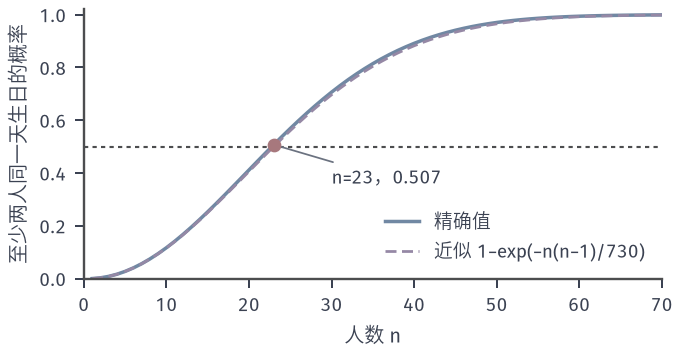

The script that drew this image:
"""Birthday problem: P(at least two of n people share a birthday) with 365
equally likely days, exact 1 - P(365,n)/365^n, and the approximation
1 - exp(-n(n-1)/730)."""
from pathlib import Path
import sys
ROOT = next(p for p in Path(__file__).resolve().parents if (p/"build.sh").is_file() and (p/"tex/book.tex").is_file())
sys.path.insert(0, str(ROOT/"figures/00-shared/mathematical-preliminaries-upper/00-shared/comprehension-figures"))
from support import figure, save, BLUE, GREEN, YELLOW, RED, PURPLE, INK, MUTED, GRID, BLUE_FILL, GREEN_FILL, YELLOW_FILL, RED_FILL, PURPLE_FILL
import numpy as np

def tidy(ax):
    for sp in ("left", "bottom"):
        ax.spines[sp].set_linewidth(0.95)

n = np.arange(1, 71)
exact = np.array([1 - np.prod([(365 - i) / 365 for i in range(m)]) for m in n])
approx = 1 - np.exp(-n * (n - 1) / 730)
fig, ax = figure(width_mm=96, height_mm=50)
ax.plot(n, exact, color=BLUE, lw=1.4, label='精确值')
ax.plot(n, approx, color=PURPLE, lw=1.1, ls=(0, (4, 2)), label='近似 1−exp(−n(n−1)/730)')
ax.axhline(0.5, color='#4C4D4F', lw=0.85, ls=(0, (2, 2)))
ax.plot([23], [exact[22]], 'o', color=RED, ms=4.5, zorder=4)
ax.annotate(f'n=23，{exact[22]:.3f}', (23, exact[22]), xytext=(30, 0.36), fontsize=7.5, color=INK,
            arrowprops=dict(arrowstyle='-', color=MUTED, lw=0.7))
ax.set_xlim(0, 70); ax.set_ylim(0, 1.02)
ax.set_xlabel('人数 n'); ax.set_ylabel('至少两人同一天生日的概率')
ax.legend(loc='lower right', handlelength=1.8)
tidy(ax)
save(fig, Path(__file__).resolve().parent, 'figure', {'formula': '1 - prod_{i<n}(365-i)/365', 'n23': float(exact[22]), 'n50': float(exact[49])})
print(exact[22], exact[49], approx[22])
